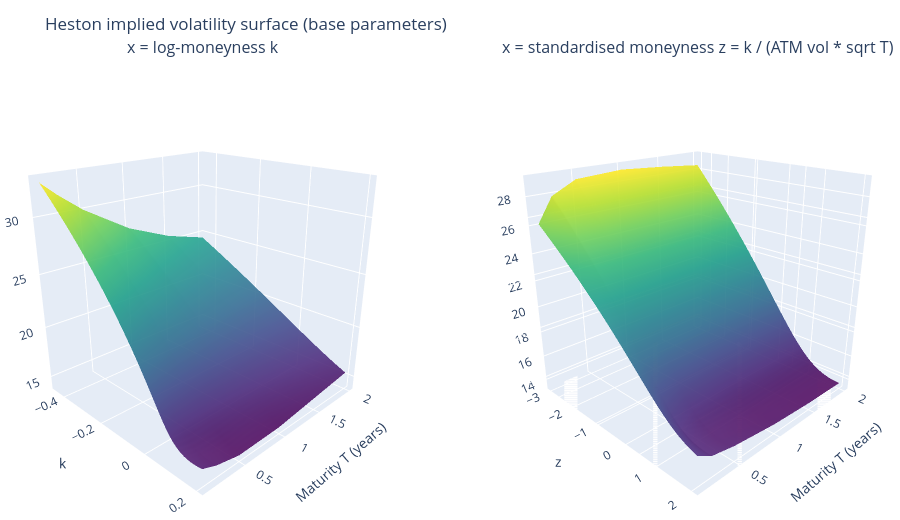

This figure's notebook cell:
### Code cell
# Heston model surface with the base parameters.
p_base = HestonParams(**base)


def heston_vol(k, T):
    F = S0 * np.exp((r - q) * T)
    K = F * np.exp(k)
    opt = "put" if k < 0 else "call"
    try:
        return 100 * implied_volatility(heston_price(S0, K, T, r, p_base, opt, q), S0, K, T, r, opt, q)
    except ValueError:
        return np.nan   # option worth less than the numerical precision of the price


T_heston = np.array([0.1, 0.25, 0.5, 1.0, 1.5, 2.0])
surface_figure(heston_vol, T_heston, np.linspace(-0.45, 0.2, 50), np.linspace(-3, 2, 50),
               title="Heston implied volatility surface (base parameters)").show()

# The skew at each maturity, in both coordinates (vol points above the ATM vol).
rows = []
for T in T_heston:
    atm_v = heston_vol(0.0, T)
    sd_T = atm_v / 100 * np.sqrt(T)
    rows.append({"T": T, "ATM vol (%)": atm_v, "skew at k = -0.1": heston_vol(-0.1, T) - atm_v,
                 "skew at z = -1": heston_vol(-sd_T, T) - atm_v})
pd.DataFrame(rows).round(2)

### Figure 1 — Plotly figure (JSON) as saved in the notebook; plotly's stock layout.template omitted (floating-point values rounded to 4 significant figures; data arrays with more than 128 entries replaced by an {"elided": "..."} marker saying what was removed)
{"data": [{"colorscale": [[0, "#440154"], [0.1111, "#482878"], [0.2222, "#3e4989"], [0.3333, "#31688e"], [0.4444, "#26828e"], [0.5556, "#1f9e89"], [0.6667, "#35b779"], [0.7778, "#6ece58"], [0.8889, "#b5de2b"], [1, "#fde725"]], "hovertemplate": "x=%{x:.2f}<br>T=%{y:.2f}y<br>vol=%{z:.1f}%<extra></extra>", "opacity": 0.9, "scene": "scene", "showscale": false, "type": "surface", "x": {"elided": "6x50 float values"}, "y": {"elided": "6x50 float values"}, "z": {"elided": "6x50 float values"}}, {"colorscale": [[0, "#440154"], [0.1111, "#482878"], [0.2222, "#3e4989"], [0.3333, "#31688e"], [0.4444, "#26828e"], [0.5556, "#1f9e89"], [0.6667, "#35b779"], [0.7778, "#6ece58"], [0.8889, "#b5de2b"], [1, "#fde725"]], "hovertemplate": "x=%{x:.2f}<br>T=%{y:.2f}y<br>vol=%{z:.1f}%<extra></extra>", "opacity": 0.9, "scene": "scene2", "showscale": false, "type": "surface", "x": {"elided": "6x50 float values"}, "y": {"elided": "6x50 float values"}, "z": {"elided": "6x50 float values"}}], "layout": {"annotations": [{"font": {"size": 16}, "showarrow": false, "text": "x = log-moneyness k", "x": 0.225, "xanchor": "center", "xref": "paper", "y": 1, "yanchor": "bottom", "yref": "paper"}, {"font": {"size": 16}, "showarrow": false, "text": "x = standardised moneyness z = k / (ATM vol * sqrt T)", "x": 0.775, "xanchor": "center", "xref": "paper", "y": 1, "yanchor": "bottom", "yref": "paper"}], "height": 520, "margin": {"b": 0, "l": 0, "r": 0, "t": 60}, "scene": {"camera": {"eye": {"x": 1.6, "y": -1.6, "z": 0.9}}, "domain": {"x": [0, 0.45], "y": [0, 1]}, "xaxis": {"title": {"text": "k"}}, "yaxis": {"title": {"text": "Maturity T (years)"}}, "zaxis": {"title": {"text": "Implied vol (%)"}}}, "scene2": {"camera": {"eye": {"x": 1.6, "y": -1.6, "z": 0.9}}, "domain": {"x": [0.55, 1], "y": [0, 1]}, "xaxis": {"title": {"text": "z"}}, "yaxis": {"title": {"text": "Maturity T (years)"}}, "zaxis": {"title": {"text": "Implied vol (%)"}}}, "title": {"text": "Heston implied volatility surface (base parameters)"}}}
